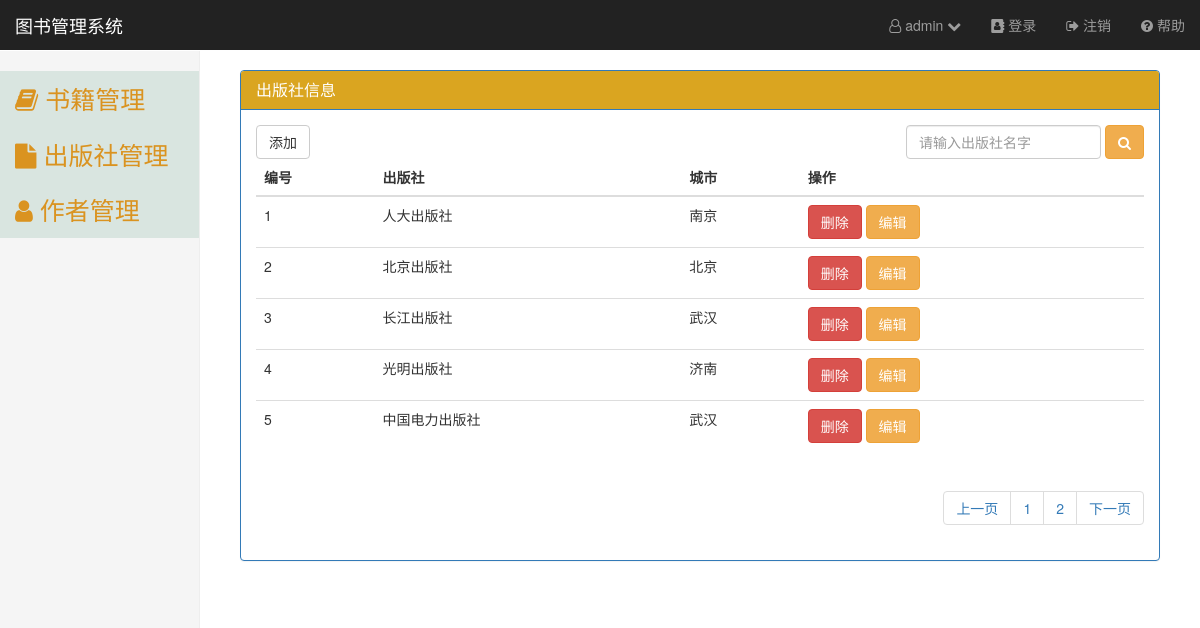
The app's page /publisher/index/ (signed in) with its own data.
### booksmanage/models.py (models this page shows, shortened)
class Publisher(models.Model):
    name=models.CharField(max_length=40)
    city=models.CharField(max_length=40)

### booksmanage/views.py (the view)
    def wrapper(request,*args,**kwargs):
        next_path=request.path
        if request.user.is_authenticated():
            backresponse = func(request, *args, **kwargs)
            return backresponse
        else:
            return redirect('/login/?next=%s' %next_path)

### booksmanage/views.py (called while the page is built)
def authentication(func):
    def wrapper(request,*args,**kwargs):
        next_path=request.path
        if request.user.is_authenticated():
            backresponse = func(request, *args, **kwargs)
            return backresponse
        else:
            return redirect('/login/?next=%s' %next_path)
    return wrapper

@authentication
def publisherindex(request):
    publisherall=models.Publisher.objects.all().order_by('id')
    P_pubisher=Paginator(publisherall,per_page=5,orphans=1)
    page=request.GET.get('page')
    try:
        publisher_page = P_pubisher.page(page)
    except InvalidPage:
        publisher_page = P_pubisher.page(1)
    dic={'publisher_page':publisher_page,'page':page,'P_pubisher':P_pubisher}
    return render(request,'booksmanage/publisherinterface.html',dic)

### templates/booksmanage/publisherinterface.html (shortened to what this page needs)
{% extends 'booksmanage/base.html' %}
{% block panneltitle %}
    出版社信息
{% endblock %}
{% block searchbox %}
   <input type="text" class="form-control" id="my-search" placeholder="请输入出版社名字" name="mysearch" value="">
{% endblock %}
{% block publisehrfield %}
    <th>编号</th>
    <th>出版社</th>
    <th>城市</th>
    <th>操作</th>
{% endblock %}
{% block publisherrecords %}
    {% for per_publisher  in publisher_page %}
        <tr>
            <td>{{ forloop.counter }}</td>
            <td>{{ per_publisher.name }}</td>
            <td>{{ per_publisher.city }}</td>
        <td>
                      <button class="btn btn-danger del-btn" data-publisherid="{{ per_publisher.id }}">删除</button>
                      <button class="btn btn-warning edit-btn" data-toggle="modal" data-target="#myModal" data-publisherid="{{ per_publisher.id }}">编辑</button>
                  </td>
        </tr>
    {% endfor %}
 {% endblock %}
{% block pageconf %}
    {% if publisher_page.has_previous %}
        <li><a href="?page={{ publisher_page.previous_page_number }}">上一页</a></li>
        {% else %}
        <li><a href="" disabled>上一页</a></li>
    {% endif %}
    {% for i in P_pubisher.page_range %}
        <li><a href="?page={{ i }}">{{ i }}  </a> </li>
    {% endfor %}
    {% if publisher_page.has_next %}
        <li><a href="?page={{ publisher_page.next_page_number }}">下一页</a></li>
        {% else %}
    <li><a href="" disabled>下一页</a></li>
    {% endif %}
{% endblock %}

### templates/booksmanage/base.html (shortened to what this page needs)
<!DOCTYPE html>
{% load static %}
{% load mycustomtags %}
<html lang="zh-CN"><head><meta http-equiv="Content-Type" content="text/html; charset=UTF-8">
    <link href="{% static 'asset/bootstrap.min.css' %}" rel="stylesheet">
    <link href="{% static 'asset/ie10-viewport-bug-workaround.css' %}" rel="stylesheet">
    <link href="{% static 'asset/dashboard.css' %}" rel="stylesheet">
    <link href="https://cdn.bootcss.com/font-awesome/4.7.0/css/font-awesome.min.css" rel="stylesheet">
    <link href="{% static 'mycss.css' %}" rel="stylesheet">
  </head>
  <body>
    <nav class="navbar navbar-inverse navbar-fixed-top">
      <div class="container-fluid">
        <div class="navbar-header">
          <a class="navbar-brand" href="http://v3.bootcss.com/examples/dashboard/#">图书管理系统</a>
        </div>
        <div id="navbar" class="navbar-collapse collapse">
          <ul class="nav navbar-nav navbar-right">
            <li>
                <a href="#" id="user-info"><i class="fa fa-user-o" aria-hidden="true"></i> {{ request.user }} <i class="fa fa-chevron-down" aria-hidden="true"></i></a>
            </li>
            <li><a href="/login/"><i class="fa fa-address-book" aria-hidden="true"></i> 登录</a></li>
            <li><a href="/logout/"><i class="fa fa-sign-out" aria-hidden="true"></i> 注销</a></li>
            <li><a href="#"><i class="fa fa-question-circle" aria-hidden="true"></i> 帮助</a></li>
          </ul>
        </div>
      </div>
    </nav>
    <div class="container-fluid">
      <div class="row">
                <div class="col-sm-3 col-md-2 sidebar">
          <div class="my-d-menu" data-toggle="collapse" data-target="#menu1">
            <a class="my-menu"> <i class="fa fa-book" aria-hidden="true"></i> 书籍管理</a>
          </div>
          <div class="my-d-menu" data-toggle="collapse" data-target="#menu2">
            <a class="my-menu"><i class="fa fa-file" aria-hidden="true"></i> 出版社管理</a>
          </div>
          <div class="my-d-menu" data-toggle="collapse" data-target="#menu3">
            <a class="my-menu"><i class="fa fa-user" aria-hidden="true"></i> 作者管理</a>
          </div>
        </div>
        <div class="col-sm-9 col-sm-offset-3 col-md-10 col-md-offset-2 main">
        <div class="panel panel-primary">
      <div class="panel-heading" style="background-color:goldenrod">
        <h3 class="panel-title">{% block panneltitle %}
        {% endblock %}</h3>
      </div>
      <div class="panel-body">
        <div class="row">
        <div class="my-btn col-md-4">
            <a href="/addbook/" class="btn btn-default">添加</a>
        </div>
        <div class="my-search-box col-md-4 col-md-offset-4">
          <form class="form-inline pull-right" action="/searchbook/" method="get">
            <div class="form-group">
                {% block searchbox %}
                {% endblock %}
            </div>
            <button type="submit" class="btn btn-warning">
                <i class="fa fa-search" aria-hidden="true"></i>
            </button>
          </form>
        </div>
        </div>
          <table class="table">
              <thead>
              <tr>
                  {% block publisehrfield %}{% endblock %}
              </tr>
              </thead>
              <tbody>
              {% block publisherrecords %}
              {% endblock %}
              </tbody>
          </table>
        <div class="row">
          <div class="col-md-4 col-md-offset-8">
            <nav aria-label="Page navigation">
              <ul class="pagination pull-right">
                  {% block pageconf %}{% endblock %}
              </ul>
            </nav>
          </div>
        </div>
      </div>
    </div>
        </div>
      </div>
    </div>
</body>
</html>

### booksmanage/static/asset/dashboard.css (style rules this page uses)
body { padding-top: 50px; }
.navbar-fixed-top { border: 0; }
.sidebar { display: none; }
@media (min-width: 768px) { .sidebar { position: fixed; top: 51px; bottom: 0; left: 0; z-index: 1000; display: block; padding: 20px; overflow-x: hidden; overflow-y: auto; background-color: #f5f5f5; border-right: 1px solid #eee; } }
.main { padding: 20px; }
@media (min-width: 768px) { .main { padding-right: 40px; padding-left: 40px; } }

### booksmanage/static/mycss.css (style rules this page uses)
a.my-menu { text-decoration: none; }
.my-d-menu { margin-right: -20px; margin-left: -20px; }
.my-menu { display: inline-block; width: 100%; background-color:#D9E5E0; color:#DA9320; margin-right: 0; font-size: 25px; padding: 10px 15px; }

### templates/booksmanage/base.html (style rules this page uses)
.user-menu ul,li>a { list-style: none; color: black; }

### records on screen
Publisher: name "人大出版社", city "南京"
Publisher: name "北京出版社", city "北京"
Publisher: name "长江出版社", city "武汉"
Publisher: name "光明出版社", city "济南"
Publisher: name "中国电力出版社", city "武汉"

### other values on screen
{{ request.user }} "admin"
{{ i }} "1" "2"
